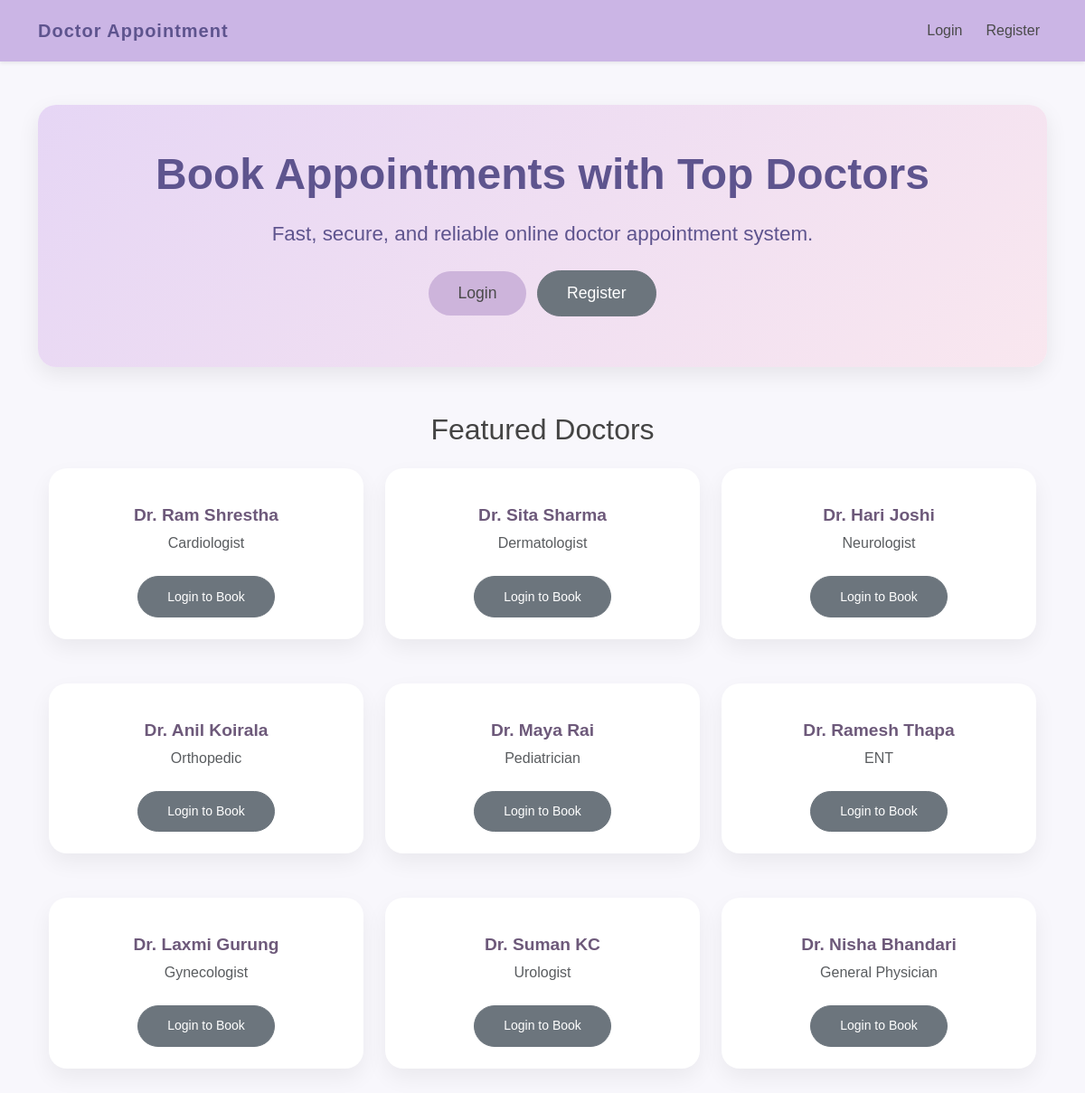
The page / on the database its author committed.
### models.py (models this page shows)
class Doctor(db.Model):
    id = db.Column(db.Integer, primary_key=True)
    name = db.Column(db.String(100))
    specialization = db.Column(db.String(100))
    appointments = db.relationship('Appointment', backref='doctor', lazy=True)

### app.py (the view)
@app.route('/')
def home():
    doctors = Doctor.query.all()
    return render_template('index.html', doctors=doctors)

### templates/index.html (shortened to what this page needs)
{% extends 'base.html' %}
{% block content %}
<section class="text-center mt-5 hero-section py-5">
  <div class="container">
    <h1 class="display-4 fw-bold">Book Appointments with Top Doctors</h1>
    <p class="lead mb-4">Fast, secure, and reliable online doctor appointment system.</p>
    {% if 'user_id' in session %}
      <a href="{{ url_for('dashboard') }}" class="btn btn-success btn-lg me-2 mb-2">Go to Dashboard</a>
      <a href="{{ url_for('logout') }}" class="btn btn-danger btn-lg mb-2">Logout</a>
    {% else %}
      <a href="{{ url_for('login') }}" class="btn btn-primary btn-lg me-2 mb-2">Login</a>
      <a href="{{ url_for('register') }}" class="btn btn-secondary btn-lg mb-2">Register</a>
    {% endif %}
  </div>
</section>
<section class="mt-5 mb-5">
  <div class="container">
    <h2 class="text-center mb-4">Featured Doctors</h2>
    <div class="row row-cols-1 row-cols-md-3 g-4">
      {% for doc in doctors %}
      <div class="col">
        <div class="card-doctor text-center p-4">
          <h5>{{ doc.name }}</h5>
          <p class="text-muted">{{ doc.specialization }}</p>
          {% if 'user_id' in session %}
            <a href="{{ url_for('book') }}" class="btn btn-primary btn-sm mt-2">Book Appointment</a>
          {% else %}
            <a href="{{ url_for('login') }}" class="btn btn-secondary btn-sm mt-2">Login to Book</a>
          {% endif %}
        </div>
      </div>
      {% endfor %}
    </div>
  </div>
</section>
{% endblock %}

### templates/base.html (shortened to what this page needs)
<!DOCTYPE html>
<html>
<head>
  <link href="https://cdn.jsdelivr.net/npm/bootstrap@5.3.0/dist/css/bootstrap.min.css" rel="stylesheet">
  <link rel="stylesheet" href="{{ url_for('static', filename='css/style.css') }}">
  <link rel="stylesheet" href="https://cdn.jsdelivr.net/npm/flatpickr/dist/flatpickr.min.css">
</head>
<body>
<nav class="navbar navbar-expand-lg navbar-light shadow-sm">
  <div class="container">
    <a class="navbar-brand fw-bold" href="{{ url_for('home') }}">Doctor Appointment</a>
    <div class="collapse navbar-collapse">
      <ul class="navbar-nav ms-auto">
        {% if 'user_id' in session %}
          <li class="nav-item"><a class="nav-link" href="{{ url_for('dashboard') }}">Dashboard</a></li>
          <li class="nav-item"><a class="nav-link" href="{{ url_for('logout') }}">Logout</a></li>
        {% else %}
          <li class="nav-item"><a class="nav-link" href="{{ url_for('login') }}">Login</a></li>
          <li class="nav-item"><a class="nav-link" href="{{ url_for('register') }}">Register</a></li>
        {% endif %}
      </ul>
    </div>
  </div>
</nav>
<div class="container mt-4">
  {% block content %}{% endblock %}
</div>
</body>
</html>

### static/css/style.css (style rules this page uses)
body { font-family: 'Poppins', sans-serif; background-color: #f8f7fc; color: #444; margin: 0; padding: 0; }
.navbar { background: #cbb5e5; box-shadow: 0 6px 20px rgba(109, 89, 122, 0.15); padding: 14px 25px; transition: 0.3s ease; }
.navbar-brand { color: #5e548e !important; font-weight: 700; letter-spacing: 1px; }
.navbar-nav .nav-link { color: #4a4a4a !important; font-weight: 500; margin-left: 10px; transition: 0.3s ease; }
section.text-center { background: linear-gradient(135deg, #e6d6f5, #f9e7ef); color: #5e548e; padding: 80px 20px; border-radius: 20px; box-shadow: 0 8px 25px rgba(0,0,0,0.08); margin-bottom: 50px; }
section.text-center h1 { font-size: 3rem; font-weight: 700; margin-bottom: 20px; }
section.text-center p.lead { font-size: 1.4rem; margin-bottom: 30px; }
.btn { border-radius: 50px; padding: 0.7rem 2rem; font-weight: 500; transition: all 0.3s ease; }
.btn-lg { font-size: 1.1rem; }
.btn-primary { background-color: #cdb4db; border: none; color: #4a4a4a; }
.card-doctor { background: #ffffff; border-radius: 20px; box-shadow: 0 10px 25px rgba(0,0,0,0.06); transition: 0.3s ease; padding: 30px; text-align: center; margin-bottom: 25px; }
.card-doctor h5 { font-weight: 600; font-size: 1.2rem; color: #6d597a; }
.card-doctor p { font-weight: 500; color: #777; }

### rows shown on the page
Doctor: name "Dr. Ram Shrestha", specialization "Cardiologist"
Doctor: name "Dr. Sita Sharma", specialization "Dermatologist"
Doctor: name "Dr. Hari Joshi", specialization "Neurologist"
Doctor: name "Dr. Anil Koirala", specialization "Orthopedic"
Doctor: name "Dr. Maya Rai", specialization "Pediatrician"
Doctor: name "Dr. Ramesh Thapa", specialization "ENT"
Doctor: name "Dr. Laxmi Gurung", specialization "Gynecologist"
Doctor: name "Dr. Suman KC", specialization "Urologist"
Doctor: name "Dr. Nisha Bhandari", specialization "General Physician"
